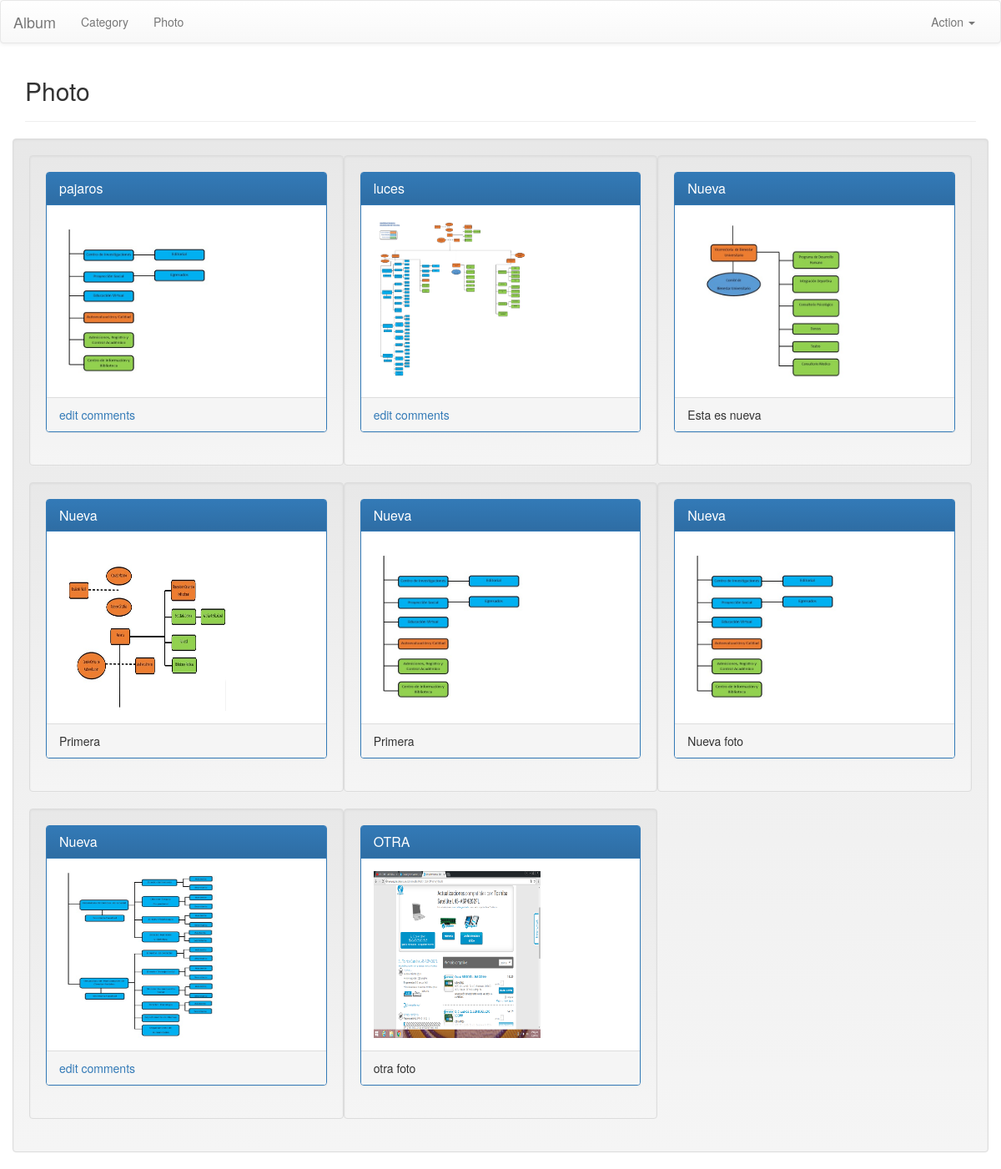
Screenshot of /album/photo/ with the database file from the repository.
### album/models.py (models this page shows, shortened)
class Photo(models.Model):
    category = models.ForeignKey('Category', on_delete=models.PROTECT)
    title = models.CharField(max_length=50, default='No title')
    photo = models.ImageField(upload_to='photos/')
    pub_date = models.DateField(auto_now_add=True)
    favorite = models.BooleanField(default=False)
    comment = models.CharField(max_length=200, blank=True)

### album/views.py (the view)
class PhotoListView(ListView):
	model = Photo

### album/templates/album/photo_list.html
{% extends 'base.html' %}
{% load static %}
{% block section %}
    <h2>Photo</h2>
    <hr>
{% endblock section %}
{% block maincontent %}
    <div class="row well">
        {% for p in object_list.all %}
            <div class="col-md-4 well">
                <div class="panel panel-primary">
                    <div class="panel-heading">
                        <h3 class="panel-title">{{ p.title }}</h3>
                    </div>
                    <div class="panel-body">
                        <a href="{% url "photo_detail" p.id %}">
                            <img src="{% static p.photo.url %}" style="width:200px;height:200px;"/>
                        </a>
                    </div>
                    <div class="panel-footer">
                        {% if p.comment %}
                            {{ p.comment }}
                        {% else %}
                            <a href="{% url "photo-update" p.id %}">edit comments</a>
                        {% endif %}
                    </div>
                </div>
            </div>
        {% endfor %}
    </div>
{% endblock maincontent %}

### album/templates/base.html (shortened to what this page needs)
<!DOCTYPE html>
<html>
<head lang="en">
    <link rel="stylesheet" href="https://maxcdn.bootstrapcdn.com/bootstrap/3.3.1/css/bootstrap.min.css">
    <link rel="stylesheet" href="https://maxcdn.bootstrapcdn.com/bootstrap/3.3.1/css/bootstrap-theme.min.css">
</head>
<body>
    <nav class="navbar navbar-default">
        <div class="container-fluid">
            <div class="navbar-header">
                <a class="navbar-brand" href="{% url "base" %}">Album</a>
            </div>
            <div class="collapse navbar-collapse" id="bs-example-navbar-collapse-1">
                <ul class="nav navbar-nav">
                    <li><a href="{% url "category-list" %}">Category<span class="sr-only">(current)</span></a></li>
                    <li><a href="{% url "photo_list" %}">Photo</a></li>
                </ul>
                <ul class="nav navbar-nav navbar-right">
                    <li class="dropdown">
                        <a href="#" class="dropdown-toggle" data-toggle="dropdown" role="button" aria-expanded="false">Action
                            <span class="caret"></span>
                        </a>
                    </li>
                </ul>
            </div>
        </div>
    </nav>
    <div class="container">
        {% block section %}
        {% endblock section %}
    </div>
    <div class="container">
        {% block maincontent %}
        {% endblock maincontent %}
    </div>
</body>
</html>

### rows the page displays
Photo: title "pajaros", photo (picture), comment "edit comments"
Photo: title "luces", photo (picture), comment "edit comments"
Photo: title "Nueva", photo (picture), comment "Esta es nueva"
Photo: title "Nueva", photo (picture), comment "Primera"
Photo: title "Nueva", photo (picture), comment "Primera"
Photo: title "Nueva", photo (picture), comment "Nueva foto"
Photo: title "Nueva", photo (picture), comment "edit comments"
Photo: title "OTRA", photo (picture), comment "otra foto"
